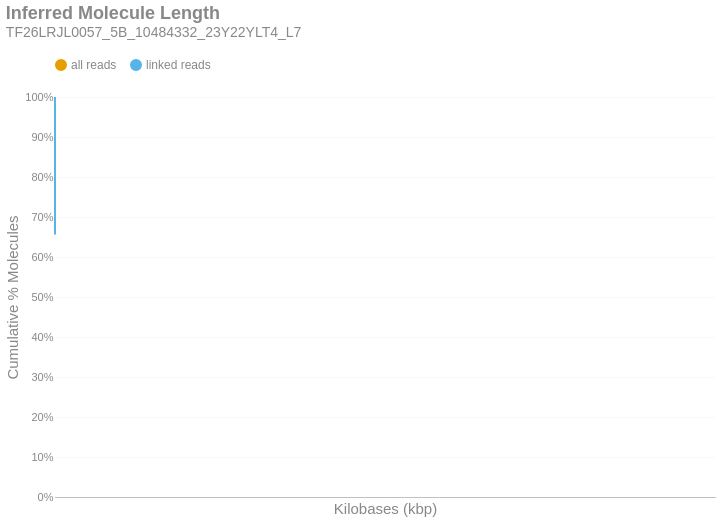

The notebook cell this image was saved under:
### Markdown cell above
### Inferred Molecule Length
This is the cumulative frequency distribution of molecule lengths inferred from the first and last alignment positions along a contig for all alignments associated with a single linked-read barcode on a given contig.There are two distributions: one with `all` the alignments (yellow) and another with only `linked reads` (blue). The percent of molecules in the `linked reads` distribution is relative to the total number of linked molecules.

### Code cell
if SKIPLR:
    print_html(f"Skipped")
else:
    binned_df = consolidated_hist(valids['length_inferred']/1000, mask, 10, True)
    binned_df = binned_df.with_columns(
        pl.when(pl.col('bin').cast(pl.Utf8) == '0').then(pl.lit('1')).otherwise(pl.col('bin').cast(pl.Utf8)).alias('bin')
    )
    with SafeRender(binned_df):
        (
            density_plot(binned_df, 'Inferred Molecule Length', samplename, 'inferredlen')
            .transform_calculate(bin_kb='datum.bin / 1000')
            .encode(
                x=alt.X('bin_kb:Q', title="Kilobases (kbp)").scale(type='log', padding=0).axis(labelAngle=-40),
                y=alt.Y('value:Q', title='Cumulative % Molecules')
                    .axis(format='%')
                    .stack(False)
                    .scale(domainMin=0, domainMax=1,padding=0),
                color=alt.Color("key:N").scale(domain = ["all reads", "linked reads"]),
                tooltip = [
                    alt.Tooltip("key:N", title = "Data Type"),
                    alt.Tooltip("range_label:N", title="Kilobases"),
                    alt.Tooltip("value:Q", format = ".2%", title="% Molecules (Cum.)")
                ]
            )
        ).display()

### Figure 1 — Vega-Lite specification as saved in the notebook (floating-point values rounded to 4 significant figures)
{"width": "container", "height": 400, "config": {"title": {"anchor": "start", "dy": -15, "fontSize": 18, "color": "#888888", "subtitleColor": "#888888", "subtitleFontSize": 14}, "arc": {"fill": "#0072B2"}, "axis": {"domainColor": "#888888", "domainWidth": 0.5, "gridWidth": 0.2, "grid": false, "titleFontWeight": 400, "titleFontSize": 15, "labelFontSize": 11, "labelColor": "#888888", "tickColor": "#888888", "tickWidth": 0.2, "titleColor": "#888888"}, "axisBand": {"grid": false}, "axisX": {"grid": true, "tickSize": 10, "domainCap": "round"}, "axisY": {"domain": false, "grid": true, "tickSize": 0, "domainCap": "round"}, "background": "transparent", "header": {"labelFontSize": 15, "labelColor": "#888888", "titleFontSize": 15, "titleFontWeight": 600, "titleColor": "#888888"}, "legend": {"labelFont": "sans-serif", "labelFontSize": 12, "labelColor": "#888888", "symbolSize": 100, "symbolType": "circle", "titleFontSize": 12, "titlePadding": 10, "titleColor": "#888888", "title": null, "orient": "top"}, "range": {"category": ["#E69F00", "#56B4E9", "#009E73", "#F0E442", "#0072B2", "#D55E00", "#CC79A7", "#000000"], "diverging": ["#cfe8f3", "#a2d4ec", "#73bfe2", "#46abdb", "#1696d2", "#12719e"]}, "area": {"fill": "#0072B2", "fillOpacity": 0.7, "line": true, "strokeOpacity": 0.7}, "line": {"color": "#0072B2", "stroke": "#0072B2", "strokeWidth": 2}, "trail": {"color": "#0072B2", "stroke": "#0072B2", "strokeWidth": 0, "size": 1}, "point": {"filled": true, "fillOpacity": 1.0, "size": 95}, "text": {"color": "#888888", "fontSize": 11, "align": "right", "fontWeight": 400, "size": 11}, "bar": {"fill": "#0072B2", "stroke": null}, "view": {"stroke": null, "continuousWidth": 660, "continuousHeight": 400}}, "data": {"name": "data-578f365a76bef7cfbaed90dbc1d23335"}, "mark": {"type": "line", "interpolate": "monotone", "point": {"opacity": 0, "size": 275}}, "encoding": {"color": {"field": "key", "scale": {"domain": ["all reads", "linked reads"]}, "type": "nominal"}, "tooltip": [{"field": "key", "title": "Data Type", "type": "nominal"}, {"field": "range_label", "title": "Kilobases", "type": "nominal"}, {"field": "value", "format": ".2%", "title": "% Molecules (Cum.)", "type": "quantitative"}], "x": {"axis": {"labelAngle": -40}, "field": "bin_kb", "scale": {"type": "log", "padding": 0}, "title": "Kilobases (kbp)", "type": "quantitative"}, "y": {"axis": {"format": "%"}, "field": "value", "scale": {"domainMin": 0, "domainMax": 1, "padding": 0}, "stack": false, "title": "Cumulative % Molecules", "type": "quantitative"}}, "params": [{"name": "param_c36ac31b6afebe62", "select": {"type": "point", "fields": ["key"]}, "bind": "legend"}], "title": {"text": "Inferred Molecule Length", "subtitle": "TF26LRJL0057_5B_10484332_23Y22YLT4_L7"}, "transform": [{"fold": ["all reads (cumsum)", "linked reads (cumsum)"]}, {"calculate": "replace(datum.key, ' (cumsum)', '')", "as": "key"}, {"filter": {"param": "param_c36ac31b6afebe62"}}, {"calculate": "datum.bin / 1000", "as": "bin_kb"}], "usermeta": {"embedOptions": {"downloadFileName": "TF26LRJL0057_5B_10484332_23Y22YLT4_L7.inferredlen"}}, "$schema": "https://vega.github.io/schema/vega-lite/v6.4.1.json", "datasets": {"data-578f365a76bef7cfbaed90dbc1d23335": [{"bin": "0.0", "interval": "0.0-10.0", "all reads": 0.8833, "linked reads": 0.6562, "all reads (cumsum)": 0.8833, "linked reads (cumsum)": 0.6562, "range_label": "0-9"}, {"bin": "10.0", "interval": "10.0-20.0", "all reads": 0.07057, "linked reads": 0.2074, "all reads (cumsum)": 0.9539, "linked reads (cumsum)": 0.8636, "range_label": "10-19"}, {"bin": "20.0", "interval": "20.0-30.0", "all reads": 0.0278, "linked reads": 0.08218, "all reads (cumsum)": 0.9817, "linked reads (cumsum)": 0.9458, "range_label": "20-29"}, {"bin": "30.0", "interval": "30.0-40.0", "all reads": 0.01122, "linked reads": 0.03311, "all reads (cumsum)": 0.9929, "linked reads (cumsum)": 0.9789, "range_label": "30-39"}, {"bin": "40.0", "interval": "40.0-50.0", "all reads": 0.004972, "linked reads": 0.01455, "all reads (cumsum)": 0.9978, "linked reads (cumsum)": 0.9934, "range_label": "40-49"}, {"bin": "50.0", "interval": "50.0-60.0", "all reads": 0.001494, "linked reads": 0.004536, "all reads (cumsum)": 0.9993, "linked reads (cumsum)": 0.998, "range_label": "50-59"}, {"bin": "60.0", "interval": "60.0-70.0", "all reads": 0.0004357, "linked reads": 0.001333, "all reads (cumsum)": 0.9998, "linked reads (cumsum)": 0.9993, "range_label": "60-69"}, {"bin": "70.0", "interval": "70.0-80.0", "all reads": 0.0001532, "linked reads": 0.0004691, "all reads (cumsum)": 0.9999, "linked reads (cumsum)": 0.9998, "range_label": "70-79"}, {"bin": "80.0", "interval": "80.0-90.0", "all reads": 5.497e-05, "linked reads": 0.0001669, "all reads (cumsum)": 1.0, "linked reads (cumsum)": 0.9999, "range_label": "80-89"}, {"bin": "90.0", "interval": "90.0-100.0", "all reads": 1.757e-05, "linked reads": 5.381e-05, "all reads (cumsum)": 1.0, "linked reads (cumsum)": 1.0, "range_label": "90-99"}, {"bin": "100.0", "interval": "100.0-110.0", "all reads": 4.055e-06, "linked reads": 1.242e-05, "all reads (cumsum)": 1.0, "linked reads (cumsum)": 1.0, "range_label": "100-109"}, {"bin": "110.0", "interval": "110.0-120.0", "all reads": 1.352e-06, "linked reads": 4.139e-06, "all reads (cumsum)": 1.0, "linked reads (cumsum)": 1.0, "range_label": "110-119"}]}}
